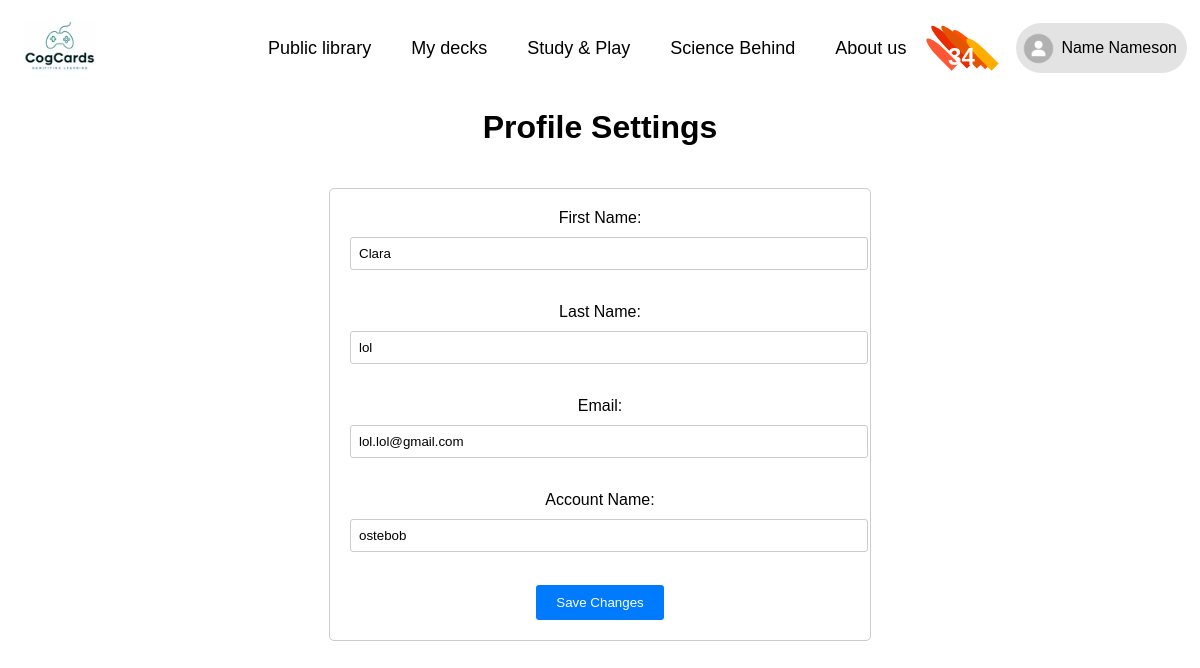
/profile/settings (signed in), run on the app's committed database.
### tables this page shows
CREATE TABLE user (
    'id' INTEGER primary key,
    'username' TEXT not null,
    'password' TEXT not null
, first_name TEXT, last_name TEXT, email TEXT, account_name TEXT, question TEXT, answer TEXT, user_id INTEGER, question1 TEXT, answer1 TEXT, question2 TEXT, answer2 TEXT);

### app.py (the view, shortened to what this page needs)
@app.route('/profile/settings', methods=['GET', 'POST'])
def profile_settings():
    db = get_db()
    user_id = session.get('user_id')
    cur = db.execute("SELECT * FROM user WHERE id=?", (user_id,))
    user = cur.fetchone()
    return render_template('profile_settings.html', user=user)

### app.py (called while the page is built)
@app.before_request
def before_request():
    g.logged_in = session.get('logged_in', False)

### templates/profile_settings.html (shortened to what this page needs)
<!DOCTYPE html>
<html lang="en">
<head>
</head>
<body>
    {% include "navbar.html" %}
    <h1>Profile Settings</h1>
    <div class="containerlol">
        <div class="profile-settingslol">
            <form action="/profile/settings" method="post">
                <label for="first_name">First Name:</label>
                <input type="text" id="first_name" name="first_name" value="{{ user.first_name }}"><br><br>
                <label for="last_name">Last Name:</label>
                <input type="text" id="last_name" name="last_name" value="{{ user.last_name }}"><br><br>
                <label for="email">Email:</label>
                <input type="email" id="email" name="email" value="{{ user.email }}"><br><br>
                <label for="account_name">Account Name:</label>
                <input type="text" id="account_name" name="account_name" value="{{ user.account_name }}"><br><br>
                <input type="submit" value="Save Changes">
            </form>
        </div>
    </div>
</body>
</html>

### templates/profile_settings.html (style rules this page uses)
body { font-family: 'calibri', sans-serif; }
h1 { text-align: center; }
.containerlol { display: flex; justify-content: center !important; align-items: center !important; padding: 20px; }
.profile-settingslol { text-align: center !important; align-items: center !important; max-width: 800px; width: 500px; padding: 20px; border: 1px solid #ccc; border-radius: 5px; }
.profile-settingslol label { display: block; margin-bottom: 10px; }
.profile-settingslol input[type="text"], .profile-settingslol input[type="email"] { width: 100%; padding: 8px; margin-bottom: 15px; border-radius: 3px; border: 1px solid #ccc; }
.profile-settingslol input[type="submit"] { background-color: #007bff; color: #fff; padding: 10px 20px; border: none; border-radius: 3px; cursor: pointer; }

### data on the page
user: first_name "Clara", last_name "lol", email "lol.lol@gmail.com", account_name "ostebob"
